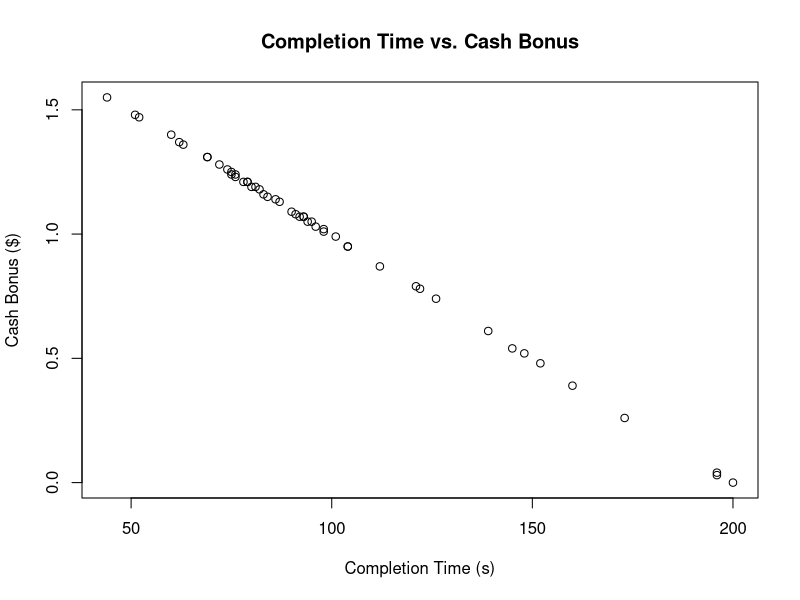
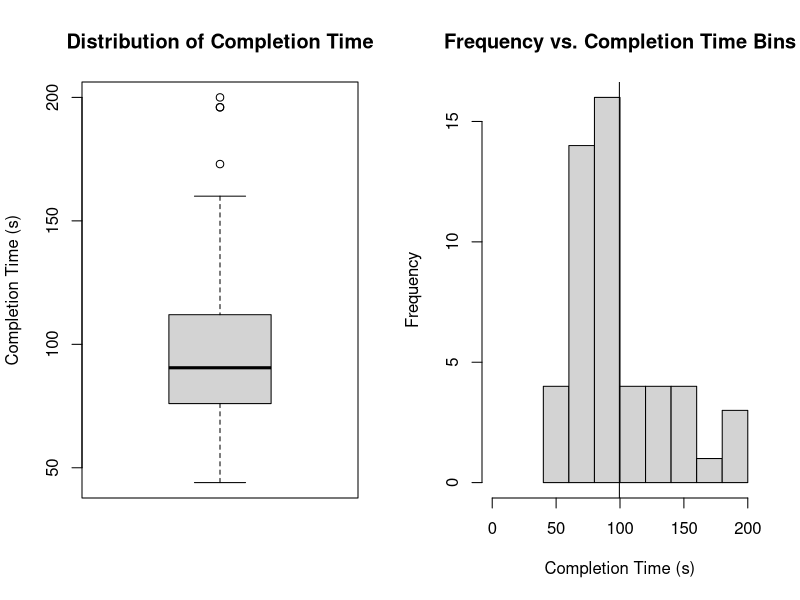
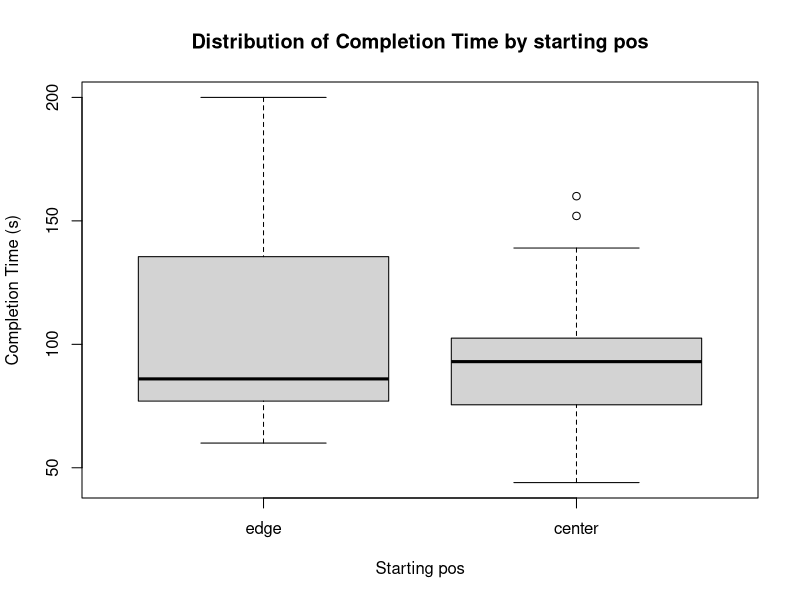
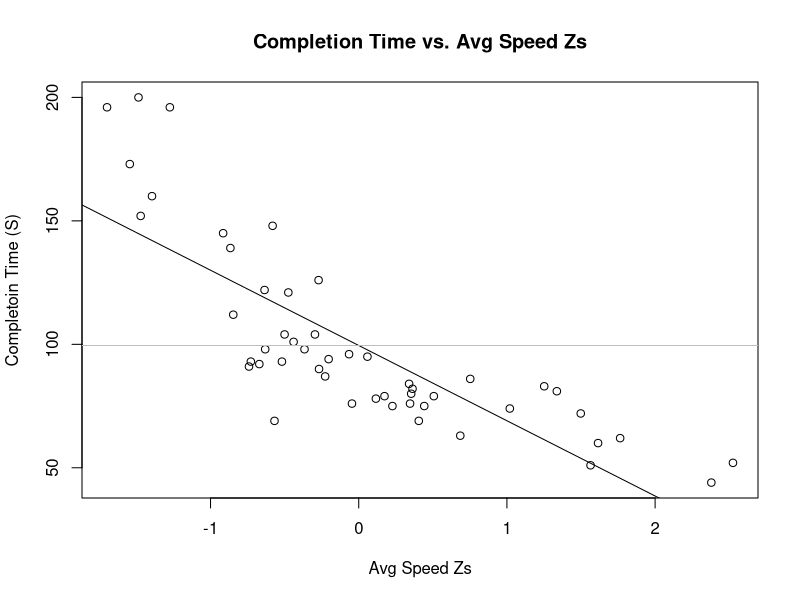
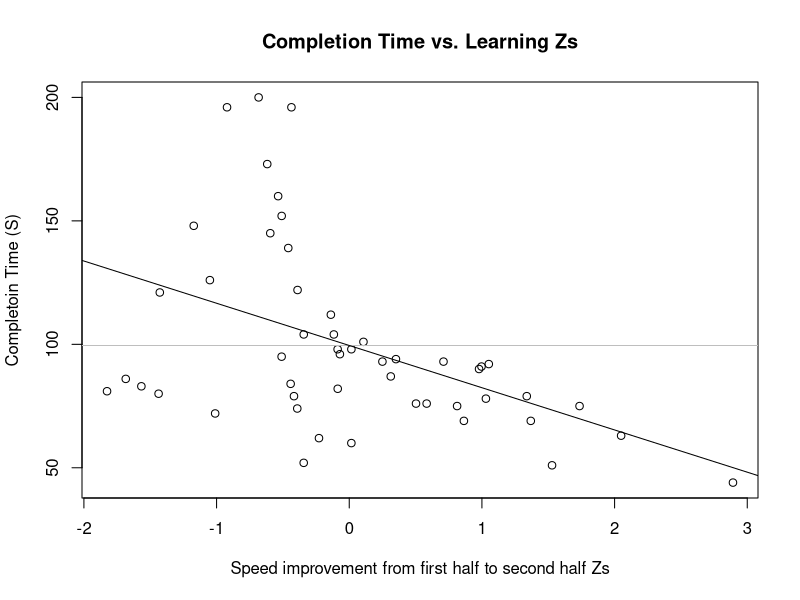
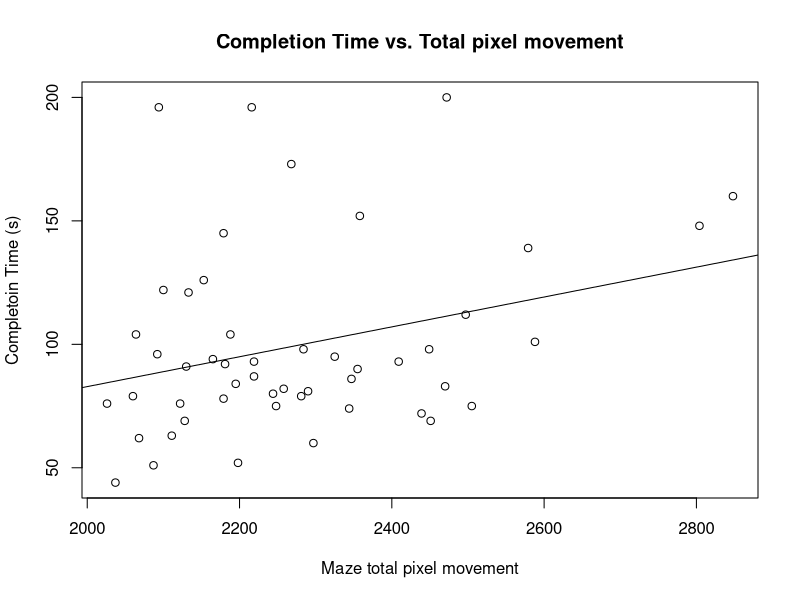
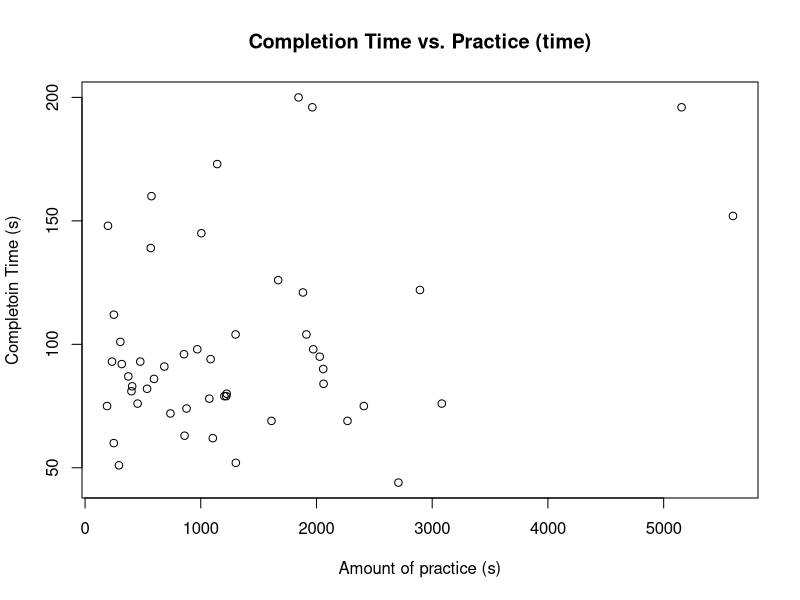
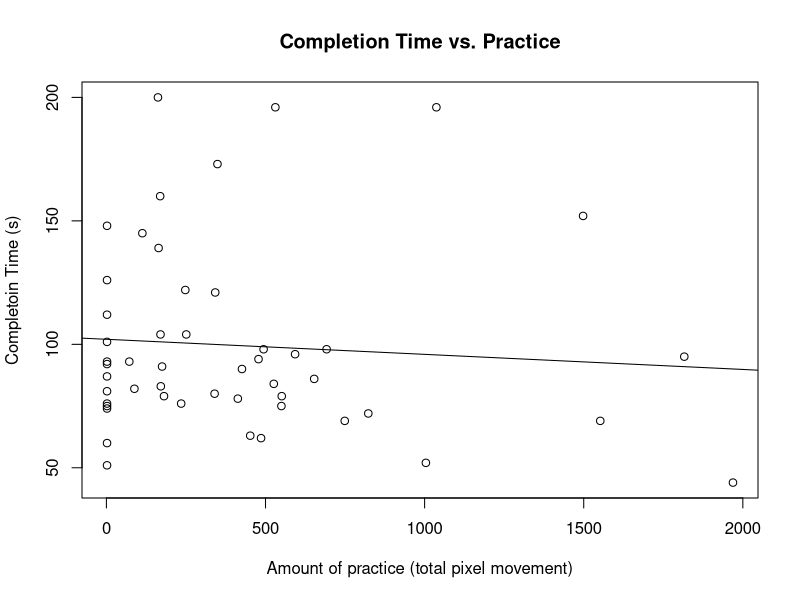

R code for these plots, in order: (Note: this script raises an error after producing the figures.)
## ---- chunk 1
masterData <- read.csv("v2_mover_date_master.csv")

#**********************************
#Create Derived Metrics
#**********************************

#Improvement Index
masterData$first_half_sec_half_improvement <- 
  masterData$second_halv_avg_speed - masterData$first_half_avg_speed


#**********************************
#Initialize Z Score Values
#**********************************

#Completion Time Z scores
masterData$completion_time_z <- 
  (masterData$completion_time - mean(masterData$completion_time)) / sd(masterData$completion_time)

#Total Avg Speed Z scores
masterData$total_avg_speed_z <- 
  (masterData$total_avg_speed - mean(masterData$total_avg_speed)) /sd(masterData$total_avg_speed)

#Improvement Z scores
masterData$first_half_sec_half_improvement_z <-
(masterData$first_half_sec_half_improvement -
mean(masterData$first_half_sec_half_improvement))/sd(masterData$first_half_sec_half_improvement)

## ---- chunk 2
#Let's see if completoin time predicts bonus..
plot(x=masterData$completion_time, y = masterData$cash_bonus, ylab = "Cash Bonus ($)",
     main = "Completion Time vs. Cash Bonus", xlab = "Completion Time (s)")
## ---- chunk 3
cor(masterData$completion_time, masterData$cash_bonus)
## ---- chunk 4
par(mfrow = c(1,2))
boxplot(masterData$completion_time, main = "Distribution of Completion Time",
        ylab = "Completion Time (s)")
hist(masterData$completion_time, main = "Frequency vs. Completion Time Bins",
     xlim=c(0,200), xlab = "Completion Time (s)")
abline(v=mean(masterData$completion_time))
par(mfrow = c(1,1))
## ---- chunk 5
summary(masterData$completion_time)
## ---- chunk 6
#Graph it
boxplot(masterData$completion_time ~ masterData$start_from_center, xlab = "Starting pos",
        main = "Distribution of Completion Time by starting pos",
        names = c("edge", "center"), ylab = "Completion Time (s)")
## ---- chunk 7
#Take difference of means
mean(subset(masterData, start_from_center)$completion_time) - mean(subset(masterData, !start_from_center)$completion_time)
## ---- chunk 8
#Take the difference of means via a ttest

t.test(masterData$completion_time ~ masterData$start_from_center)$p.value
## ---- chunk 9
#Plot out completoin time vs. speed (z)
plot(completion_time ~ total_avg_speed_z, data = masterData,
main = "Completion Time vs. Avg Speed Zs", ylab = "Completoin Time (S)",
xlab = "Avg Speed Zs")
regression <- lm(completion_time ~ total_avg_speed_z, data = masterData)
abline(regression)
abline(h = mean(masterData$completion_time), col = "grey")
## ---- chunk 10
coef(regression)
## ---- chunk 11
summary(regression)$r.squared
## ---- chunk 12
#Learning vs. completion time
plot(completion_time ~ first_half_sec_half_improvement_z, data = masterData,
main = "Completion Time vs. Learning Zs", ylab = "Completoin Time (S)",
xlab = "Speed improvement from first half to second half Zs")
regression <- lm(completion_time ~ first_half_sec_half_improvement_z,
data = masterData)
abline(h = mean(masterData$completion_time), col = "gray")
abline(regression)
## ---- chunk 13
coef(regression)
## ---- chunk 14
summary(regression)$r.squared
## ---- chunk 15
#Does total pixel movement (i.e. efficiency) predict maze performance?
plot(completion_time ~ maze_total_pixel_movement, data = masterData,
main = "Completion Time vs. Total pixel movement", ylab = "Completoin Time (s)",
xlab = "Maze total pixel movement")
regression <- lm(completion_time ~ maze_total_pixel_movement, data = masterData)
abline(regression)
## ---- chunk 16
coef(regression)
## ---- chunk 17
summary(regression)$r.squared
## ---- chunk 18
#Does total practice (seconds) predict maze performance?
plot(completion_time ~ practice_time, data = masterData,
main = "Completion Time vs. Practice (time)", ylab = "Completoin Time (s)",
xlab = "Amount of practice (s)")
regression <- lm(completion_time ~ practice_time, data = masterData)
## ---- chunk 19
coef(regression)
## ---- chunk 20
summary(regression)$r.squared
## ---- chunk 21
#Look at total pixel movement
plot(completion_time ~ practice_total_pixel_movement, data = masterData,
main = "Completion Time vs. Practice", ylab = "Completoin Time (s)",
xlab = "Amount of practice (total pixel movement)")
regression <- lm(completion_time ~ practice_total_pixel_movement, data = masterData)
abline(regression)
## ---- chunk 22
coef(regression)
## ---- chunk 23
summary(regression)$r.squared
## ---- chunk 24
multi_var_regr <- lm(completion_time ~ total_avg_speed_z +
first_half_sec_half_improvement_z +
total_reset_count + maze_total_pixel_movement, data = masterData)
summary(multi_var_regr)
## ---- chunk 25

# "Compared to most people, how skilled do you think you are?"
masterData$self_skill_avg_q <- NA
masterData$self_skill_avg_q[masterData$self_skill_avg == "I am less skilled than most people"] <- -1
masterData$self_skill_avg_q[masterData$self_skill_avg == "I am about as skilled as most people"] <- 0
masterData$self_skill_avg_q[masterData$self_skill_avg == "I am more skilled than most people"] <- 1

# "Compared to MOST PEOPLE, how skilled do you think your partner is?"
masterData$partner_skill_avg_q <- NA
masterData$partner_skill_avg_q[masterData$partner_skill_avg == "They are less skilled than most people"] <- -1
masterData$partner_skill_avg_q[masterData$partner_skill_avg == "They are about as skilled as most people"] <- 0
masterData$partner_skill_avg_q[masterData$partner_skill_avg == "They are more skilled than most people"] <- 1

# "Compared to YOU, how skilled do you think your partner is?
masterData$partner_skill_you_q <- NA
masterData$partner_skill_you_q[masterData$partner_skill_you == "They are less skilled than me"] <- -1
masterData$partner_skill_you_q[masterData$partner_skill_you == "They are about as skilled as me"] <- 0
masterData$partner_skill_you_q[masterData$partner_skill_you == "They are more skilled than me"] <- 1


# "How often were you thinking about switching?"
masterData$switch_thinking_q <- NA
masterData$switch_thinking_q[masterData$switch_thinking == "Never"] <- 0
masterData$switch_thinking_q[masterData$switch_thinking == "Some of the time"] <- 1
masterData$switch_thinking_q[masterData$switch_thinking == "About half the time"] <- 2
masterData$switch_thinking_q[masterData$switch_thinking == "Most of the time"] <- 3
masterData$switch_thinking_q[masterData$switch_thinking == "The entire time"] <- 4

#Assign them to a catagory based on skill
masterData$skill_catagory <- NA
masterData$skill_catagory[masterData$completion_time_z <= -2] <- "ERROR" #IMPOSSIBLE to get a score this good!
masterData$skill_catagory[masterData$completion_time_z <= -1 & masterData$completion_time_z > -2] <- "-2_SD"
masterData$skill_catagory[masterData$completion_time_z <= 0 & masterData$completion_time_z > -1] <- "-1_SD"
masterData$skill_catagory[masterData$completion_time_z > 0 & masterData$completion_time_z < 1] <- "1_SD"
masterData$skill_catagory[masterData$completion_time_z >= 1 & masterData$completion_time_z < 2] <- "2_SD"
masterData$skill_catagory[masterData$completion_time_z >= 2] <- "3_SD"


#better_on_own: How much better would you be on your own (METRIC)? Absolute vs. present
masterData$better_on_own_seconds <- NA
masterData$better_on_own_percent <- NA
masterData$better_on_own_seconds <- masterData$perf_self_solo - masterData$completion_time
masterData$better_on_own_percent <- 
  round((1 - masterData$perf_self_solo/masterData$completion_time) * 100, 2)


#better_on_own: How much better would you be on your own (METRIC)? Absolute vs. present

masterData$myself_average_comparison_seconds <- NA
masterData$myself_average_comparison_percent <- NA
masterData$myself_average_comparison_seconds <- masterData$perf_avg_pair - masterData$completion_time
masterData$myself_average_comparison_percent <- round(( masterData$perf_avg_pair/masterData$completion_time - 1) * 100, 2)
## ---- chunk 26
par(mfrow = c(1,2))

#Should you ahve switched? Yes or no.
barplot(prop.table(table(masterData$switch_goodbad)), ylab = "% of respondents",
xlab = "Should you have switched?", names.arg = c("No", "Yes"),
main = "Should you have switched?")

switched_on_perf_self_report <- prop.table(table(masterData$noswitch_impact))
#Should you have switched? Effects of switchign on performance
barplot(switched_on_perf_self_report, ylab = "% of respondents",
xlab = "Affect of not switching on performance", main = "How'd not switch affect performance?")

# Assign them to a catagory based on their skill level
masterData$skill_catagory <- NA

par(mfrow = c(1,1))
## ---- chunk 27
# proportion of people who claimed that not switching hurt, helped, or had no affect on performance
ns_hurt <- sum(switched_on_perf_self_report[0:5])
ns_zero <- switched_on_perf_self_report[6]
ns_helped <- sum(switched_on_perf_self_report[7:11])

paste(ns_hurt, ns_zero, ns_helped, sep = ", ") #Values pasted togehter so they take up one line
## ---- chunk 28
plot(as.factor(masterData$switch_goodbad), x= jitter(masterData$noswitch_impact), 
     xlab = "Affect of switching in performance", ylab="Should you have switched (y/n)",
     main = "Affect of switch performance predict binary view of switch?")
## ---- chunk 29
# How good are you at judging your own performance?
par(mfrow = c(1,2))
plot(y = masterData$completion_time, x = masterData$self_skill_avg, 
     main = "Skill level self vs. Avg",
     names = c("same", "less", "more"),
     ylab = "Completion time (s)", xlab = "Your skill lvl vs. Avg Joe's")
barplot(table(masterData$self_skill_avg), names = c("same", "less", "more"),
        main = "Skill level self vs. Avg Hist", ylab = "# of responses",
        xlab = "Your skill lvl vs. Avg Joe's")
par(mfrow = c(1,1))
## ---- chunk 30
# How do you judge partner's performance RELATIVE TO YOURSELF?
par(mfrow = c(1,2))
plot(y = masterData$completion_time, x = masterData$partner_skill_you, 
     main = "Partner Skill Lvl You vs. CTs", xlab = "Partner Skill Lvl vs. You",
     names = c("equal", "less", "more"), ylab = "Completion time (s)")
barplot(table(masterData$partner_skill_you), names = c("equal", "less", "more"),
        main = "Partner Skill Lvl Hist", ylab = "# of responses",
        xlab = "Partner Skill Lvl vs. You")
par(mfrow = c(1,1))
## ---- chunk 31
plot(x = masterData$self_skill_avg_q, y = jitter(masterData$partner_skill_you_q), xlab = "Your performance Perception (-1 = less, 0 = same, 1 = more)", ylab = "Partner Performance vs. You", main = "Partner's skill lvl perc. vs. your skill lvl perception")
## ---- chunk 32
# How do you judge partner's performance RELATIVE TO THE AVERAGE JOE'S?
par(mfrow = c(1,2))
plot(y = masterData$completion_time, x = masterData$partner_skill_avg, 
     main = "Partner Skill Lvl Avg vs. CTs", xlab = "Partner Skill Lvl vs. Avg Joe's",
     names = c("equal", "less", "more"), ylab = "Completion time (s)")
barplot(table(masterData$partner_skill_avg), names = c("equal", "less", "more"),
        main = "Partner Skill Lvl Hist", ylab = "# of responses",
        xlab = "Partner Skill Lvl vs. Avg Joe's")
par(mfrow = c(1,1))
## ---- chunk 33
par(mfrow = c(1,2))
hist(masterData$myself_average_comparison_seconds, breaks = 200, xlim = c(-50,50), xlab = "Avg_Joe - my_perf", main = "Hist")
abline(v = mean(masterData$myself_average_comparison_seconds), col = "red")
boxplot(masterData$myself_average_comparison_seconds, ylim = c(-50,50), main = "Dist")
par(mfrow = c(1,1))

#REMEMBER: negative numbers indicate that the partner thinks that the average joe did WORSE than them; positive numbers indicate that the average Joe did BETTER than them
## ---- chunk 34
summary(masterData$myself_average_comparison_seconds)
## ---- chunk 35
par(mfrow = c(1,2))
hist(masterData$myself_average_comparison_percent, breaks = 200, xlim = c(-50,50), xlab = "avg_joe_perf/my_performance - 1 (%)", main = "Hist of Avg Joe % change")
abline(v = mean(masterData$myself_average_comparison_percent), col = "red")
boxplot(masterData$myself_average_comparison_percent, ylim = c(-50,50), main = "Dist of Avg Joe (%) change", ylab = "avg_joe/my_perf - 1 (%)")
par(mfrow = c(1,1))

#Remember: positive percents indicate that the average Joe would ADD x % to someone's time; negative numbers indicat ethe average Joe would take away x% from someone's time.
## ---- chunk 36
summary(masterData$myself_average_comparison_percent)
## ---- chunk 37
plot(y = masterData$myself_average_comparison_percent, x = masterData$self_skill_avg, ylim = c(-60,50), xaxt = "n",  main = "Average Joe's % increase (+) or decrease (-) to mover performance", xlab = "Your perc compared to Average Joe")
axis(side = 1, at=1:3, labels = c("Equal", "Less", "More"))
## ---- chunk 38
#Tell me more about the distribution for those who are 'equal' to the average Joe
summary(subset(masterData, masterData$self_skill_avg_q == 0)$myself_average_comparison_percent)
## ---- chunk 39
par(mfrow = c(1,2))
barplot(table(masterData$switch_thinking_q), ylab = "Freq", main = "Partner Thinking",
        names.arg = c("None", "Some", "Half", "Most", "Entire"))
boxplot(masterData$switch_thinking_q, ylab = "How often do you think of partner", 
        main = "Partner Thinking Distribution")
par(mfrow = c(1,1))
## ---- chunk 40
par(mfrow = c(1,2))

#How does thinking about partner affect TRUE performance?
plot(y = masterData$completion_time, x = masterData$switch_thinking_q, ylab = "Completion Time Z", xlab = "How often do you think of your partner?", main = "True Performance vs. Thinking")
regression_1 <- lm(completion_time ~ switch_thinking_q, data = masterData)
abline(regression_1)

#How does thinking about partner affect PERCEIVED performance?
plot(y = jitter(masterData$self_skill_avg_q), x = masterData$switch_thinking_q, ylab = "Your performance perception", xlab = "How often do you think of your partner?", main = "Perceived performance vs. Thinking")
regression_2 <- lm(self_skill_avg_q ~ switch_thinking_q, data = masterData)
abline(regression_2)

par(mfrow = c(1,2))

## ---- chunk 41
#Summarize true performance regression
summary(regression_1)
## ---- chunk 42
#Summarize true performance regression
summary(regression_2)
## ---- chunk 43
#How much was your performance hurt by your partner watching?

par(mfrow = c(1,2))
barplot(table(masterData$better_on_own_percent), xlab = "How much QUICKER woudld would you do the maze (percent)")
boxplot(masterData$better_on_own_percent, ylab = "How much quicker (percent) would you be at the maze?")
par(mfrow = c(1,1))
## ---- chunk 44
#Overall, how do people feel about the spectater?
par(mfrow = c(1,2))
barplot(table(masterData$Partner_Likeability), main = "Partner Likeability",
        ylab = "Freq", xlab = "Likeability (1 = dislike; 7 = like)")
boxplot(masterData$Partner_Likeability, main = "Parnter Likeability",
        ylab = "Likeability (1 = dislike; 7 = like)")
par(mfrow = c(1,1))
## ---- chunk 45
plot(masterData$Partner_Likeability ~ masterData$self_skill_avg, xaxt = "n", ylab = "Partner Likeability", xlab = "Your skill lvl vs. average Joe's perception", main = "Likeability vs. percieved skill")
axis(side = 1, at=1:3, labels = c("Equal", "Less", "More"))
## ---- chunk 46
plot(masterData$Partner_Likeability ~ masterData$completion_time, ylab = "Partner Likeability", xlab = "Completion Time (s)", main = "Likeability vs. Completion_time")
regression <- lm(masterData$Partner_Likeability ~ masterData$completion_time)
abline(regression, col="red")
## ---- chunk 47
summary(regression)
